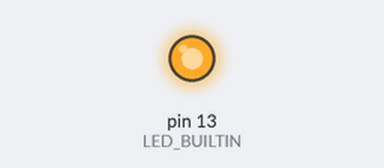
The sketch below on a simulated Arduino Uno, built with avr-gcc and run on an emulated ATmega328P. Shown: output pins drawn as LEDs (lit = HIGH).

Above: at 0.1 s.
At 39.1 s:
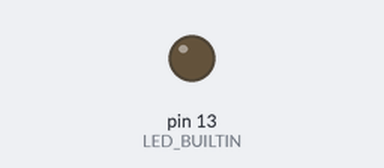
Timing chart, 0 to 40.6 s (numbered marks = the images above):
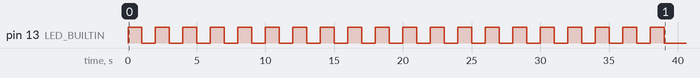

The sketch:

3.25_Controlling_Digital_Output_II.ino
```cpp
int x = 0;
void setup() {
  pinMode(LED_BUILTIN,  OUTPUT);

  while (x <= 19){
    digitalWrite(LED_BUILTIN, HIGH);
    delay(1000);
    digitalWrite(LED_BUILTIN, LOW);
    delay(1000);
    x = x + 1;
  }
}

void loop(){

}
```
